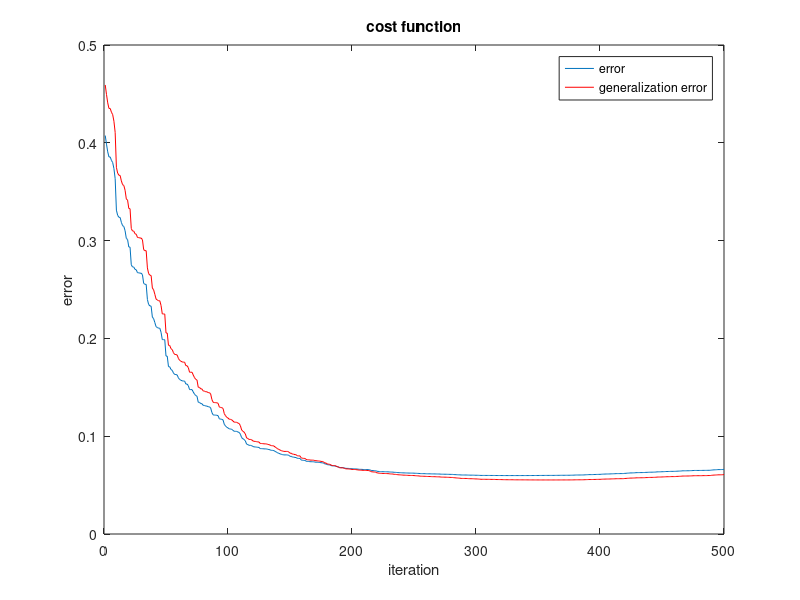
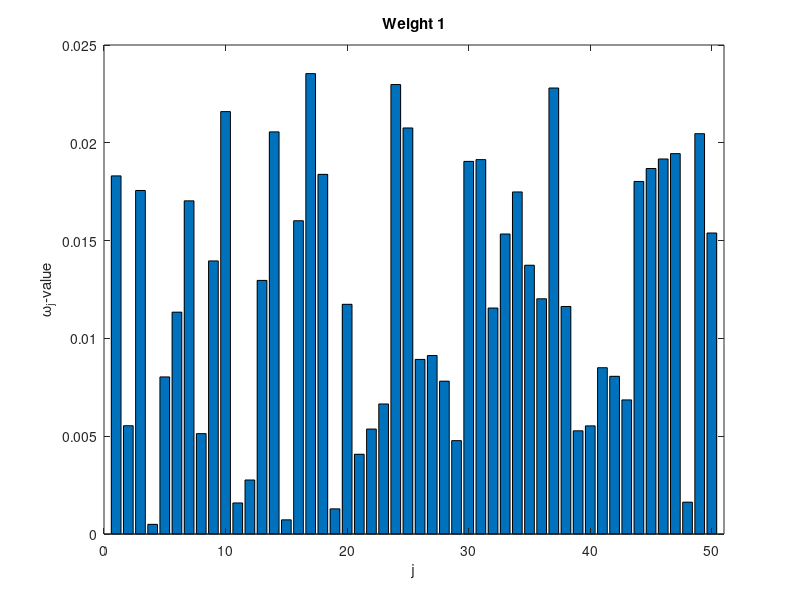
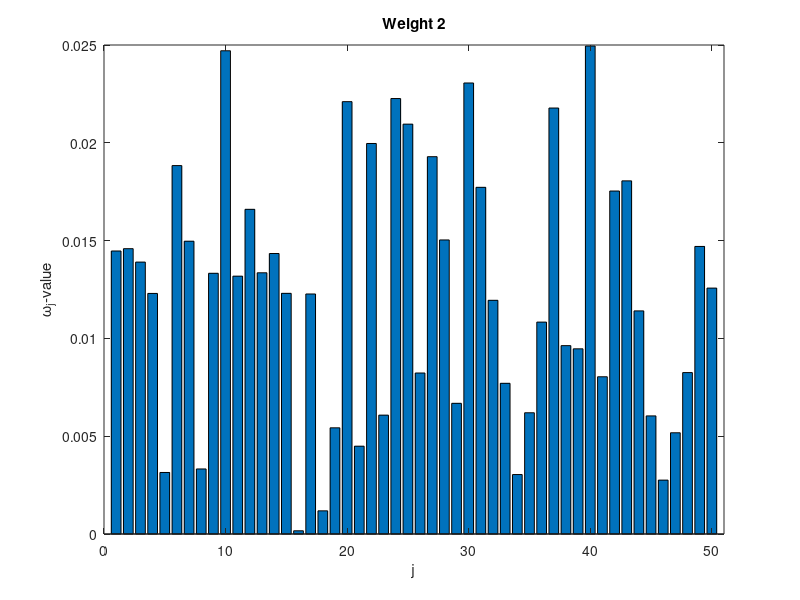

Source code (MATLAB) for these figures, in order:
clc
clear
close all
load('data3.mat')

%set parameters
learning_rate = 0.05;
p = 500; %number of points to train on
Q = p;      %distance to determine generalization error
determine_error = true;
determine_generalization_error = true;
plot_weights = true;

n_dimensions = size(xi,1);
n_datapoints = size(xi,2);

%initialize weights: independent random vectors with |w|^2 = 1
weight_1 = rand(n_dimensions,1);
weight_1 = weight_1/norm(weight_1); %correct?
weight_2 = rand(n_dimensions,1);
weight_2 = weight_2/norm(weight_2); %correct?


random_order = randperm(p);
iter = 1;
for n = random_order
    %determine error
    input = xi(:,n);
    predicted_label = tanh(dot(input, weight_1)) + tanh(dot(input, weight_2));
    actual_label = tau(n);
    error_contribution = ((predicted_label - actual_label)^2)/2;
    
    %update weights
    weight_1 = weight_1 - learning_rate .* weight_1 .* error_contribution;
    weight_2 = weight_2 - learning_rate .* weight_2 .* error_contribution;
    
    %determine overall error (cost-function)
    if determine_error == true        
        error(iter) = 0;
        for i = 1:p
            input = xi(:,i);
            predicted_label = tanh(dot(input, weight_1)) + tanh(dot(input, weight_2));
            actual_label = tau(i);
            error(iter) = error(iter) + (predicted_label - actual_label)^2;
        end    
        error(iter) = (1/p)*(1/2)*error(iter);
    end
    
    %generalization error
    if determine_generalization_error == true
        generalization_error(iter) = 0;
        for i = (1+Q):(p+Q)
            input = xi(:,i);
            predicted_label = tanh(dot(input, weight_1)) + tanh(dot(input, weight_2));
            actual_label = tau(i);
            generalization_error(iter) = generalization_error(iter) + (predicted_label - actual_label)^2;
        end    
        generalization_error(iter) = (1/p)*(1/2)*generalization_error(iter);
    end
        
    iter = iter + 1;
    disp(iter);
end

if determine_error == true || determine_generalization_error == true
    figure();
    plot(error);
    title('cost function');
    hold on
    plot(generalization_error, 'r');
    xlabel('iteration');
    ylabel('error');
    legend('error','generalization error');
end

if plot_weights == true
    figure();
    bar(weight_1);
    xlim([0 n_dimensions+1]);
    title('Weight 1');
    xlabel('j');
    ylabel('\omega_j-value');
    figure();
    bar(weight_2);
    xlim([0 n_dimensions+1]);
    title('Weight 2');
    xlabel('j');
    ylabel('\omega_j-value');
end
